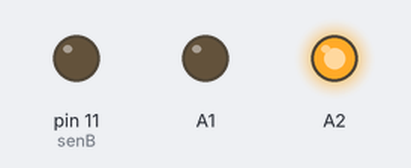
Simulated run of this sketch. Board: Arduino Uno, built with avr-gcc and run on an emulated ATmega328P. On the bench: output pins drawn as LEDs (lit = HIGH).

Above: at 0.1 s.
Timing chart, 0 to 1.6 s (numbered marks = the images above):
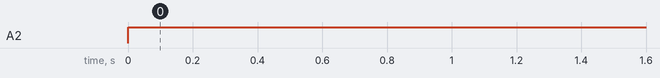

Measured:
- by itself, A2: LOW → HIGH at 0.00 s

The sketch:

Drill_Motor.ino
```cpp
#define senB 11
#define sin1 A1
#define sin2 A2
#define sin3 A3
#define sin4 A4
void setup() {
  // put your setup code here, to run once:
 pinMode(A1, OUTPUT);
 pinMode(A2, OUTPUT);
 pinMode(11, OUTPUT);
}

void loop() {
  // put your main code here, to run repeatedly:
  digitalWrite(A1,LOW);
  digitalWrite(A2,HIGH);
  analogWrite(senB,0);
}
```
